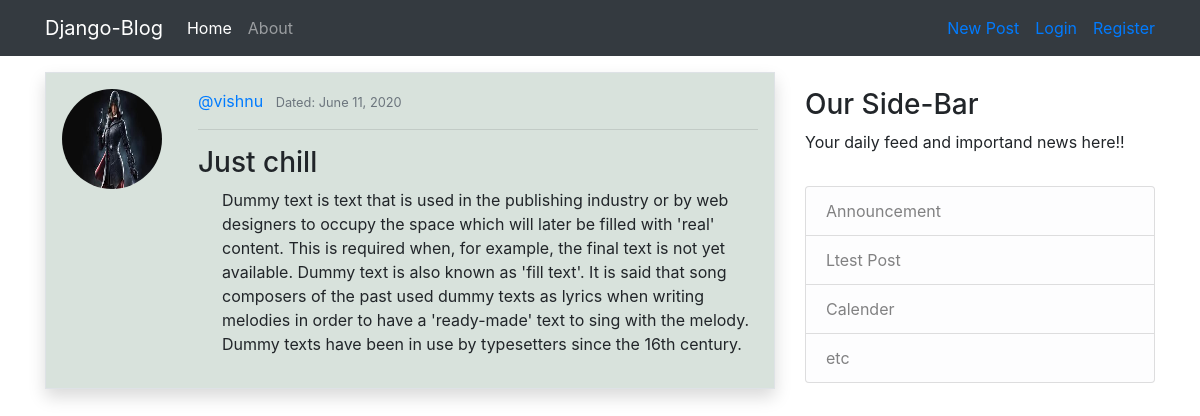
/post/21/, run on the app's committed database.
### blog/models.py (models this page shows, shortened)
class Post(models.Model):
    title = models.CharField(max_length=100)
    content = models.TextField()
    posted_date = models.DateTimeField(default=timezone.now)
    author = models.ForeignKey(User,on_delete=models.CASCADE)

### users/models.py (models this page shows, shortened)
class Profile(models.Model):
    user = models.OneToOneField(User,on_delete=models.CASCADE)
    image = models.ImageField(default='default.jpg',upload_to = 'profile_pics')

### blog/views.py (the view)
# urls.py: path('post/<int:pk>/',PostDetailView.as_view(),name= 'post_detail'),
class PostDetailView(DetailView):
    model = Post

### blog/templates/blog/post_detail.html (shortened to what this page needs)
{% extends 'blog/base.html'%}
{% block content %}
  <article style="background-color: #d8e2dc" class="mb-3 media content-section border shadow " >
    <img class="rounded-circle account-img mt-3 ml-3" src="{{ object.author.profile.image.url }}" alt="IMAGE">
    <div class="media-body p-3">
      <div class="article-metadata">
        <a class="mr-2" href="{% url 'user_posts'  object.author.username %}">@{{ object.author }}</a>
        <small class="text-muted">Dated: {{ object.posted_date|date:'F d, Y' }}</small>
      </div><hr>
      <h3 class="article-title">{{ object.title }}</h3>
      <p class="ml-4 article-content">{{ object.content }}</p>
    </div>
  </article>
{% endblock %}

### blog/static/blog/css/blog.css (style rules this page uses)
body { background-image: image('2.png'); }
.account-img { height: 100px; width: 100px; margin-right: 20px; margin-bottom: 16px; }

### data on the page
Post: author.profile.image (picture), author "vishnu", posted_date "June 11, 2020", title "Just chill", content "Dummy text is text that is used in the publishing industry or by web designers to occupy the space which will later be filled with 'real' content. This is required when, for example, the final text is not yet available. Dummy text is also known as 'fill text'. It is said that song composers of the past used dummy texts as lyrics when writing melodies in order to have a 'ready-made' text to sing with the melody. Dummy texts have been in use by typesetters since the 16th century."
